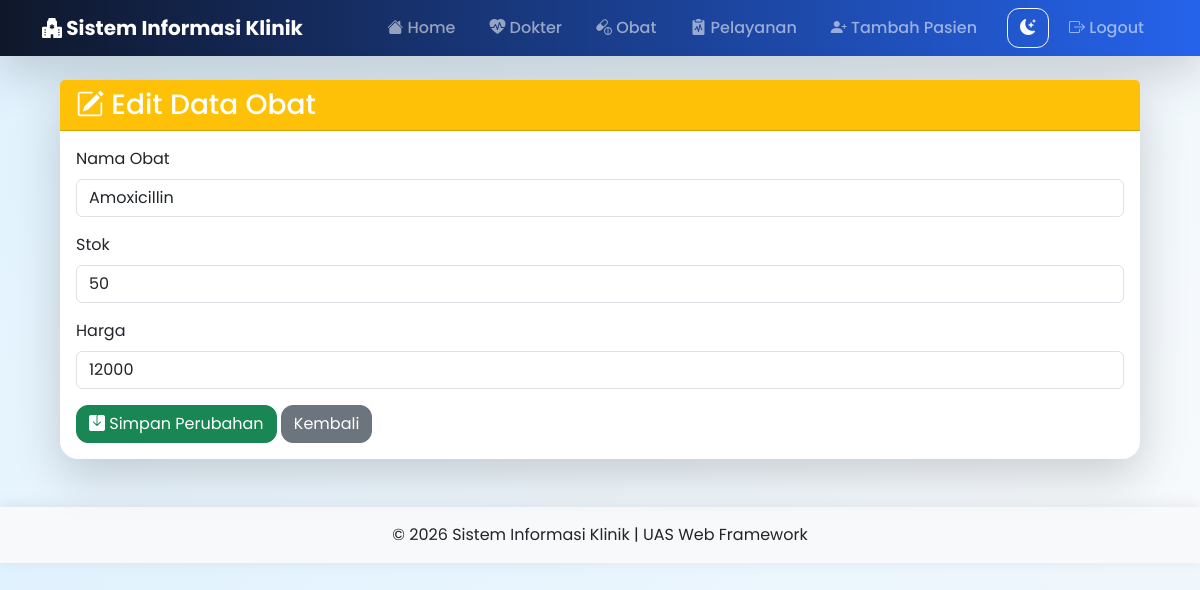
/edit-obat/2/ (signed in), run on the app's committed database.
### blog/models.py (models this page shows, shortened)
class Obat(models.Model):
    nama_obat = models.CharField(max_length=100)
    stok = models.IntegerField()
    harga = models.IntegerField()

### blog/views.py (the view, shortened to what this page needs)
# urls.py: path('edit-obat/<int:id>/', views.edit_obat, name='edit_obat'),
@login_required(login_url='login')
def edit_obat(request, id):
    obat = Obat.objects.get(id=id)
    context = {
        'obat': obat
    }
    return render(request, 'edit_obat.html', context)

### blog/templates/edit_obat.html (shortened to what this page needs)
{% extends 'base.html' %}
{% block content %}
<div class="container">
    <div class="card shadow-lg border-0">
        <div class="card-header bg-warning text-white">
            <h3 class="mb-0">
                <i class="bi bi-pencil-square"></i>
                Edit Data Obat
            </h3>
        </div>
        <div class="card-body">
            <form method="POST">
                <div class="mb-3">
                    <label class="form-label">Nama Obat</label>
                    <input
                        type="text"
                        name="nama_obat"
                        class="form-control"
                        value="{{ obat.nama_obat }}"
                        required>
                </div>
                <div class="mb-3">
                    <label class="form-label">Stok</label>
                    <input
                        type="number"
                        name="stok"
                        class="form-control"
                        value="{{ obat.stok }}"
                        required>
                </div>
                <div class="mb-3">
                    <label class="form-label">Harga</label>
                    <input
                        type="number"
                        name="harga"
                        class="form-control"
                        value="{{ obat.harga }}"
                        required>
                </div>
                <button class="btn btn-success">
                    <i class="bi bi-save-fill"></i>
                    Simpan Perubahan
                </button>
                <a href="/obat/" class="btn btn-secondary">
                    Kembali
                </a>
            </form>
        </div>
    </div>
</div>
{% endblock %}

### blog/static/css/style.css (style rules this page uses)
body { font-family:'Poppins',sans-serif; background:linear-gradient(135deg,#e0f2fe,#f8fafc); transition:.4s; }

### blog/templates/base.html (style rules this page uses)
.card { border:none; border-radius:18px; transition:.35s; }
.btn { border-radius:12px; transition:.3s; }
.card { transition:.4s; }

### data on the page
Obat: nama_obat "Amoxicillin", stok "50", harga "12000"
